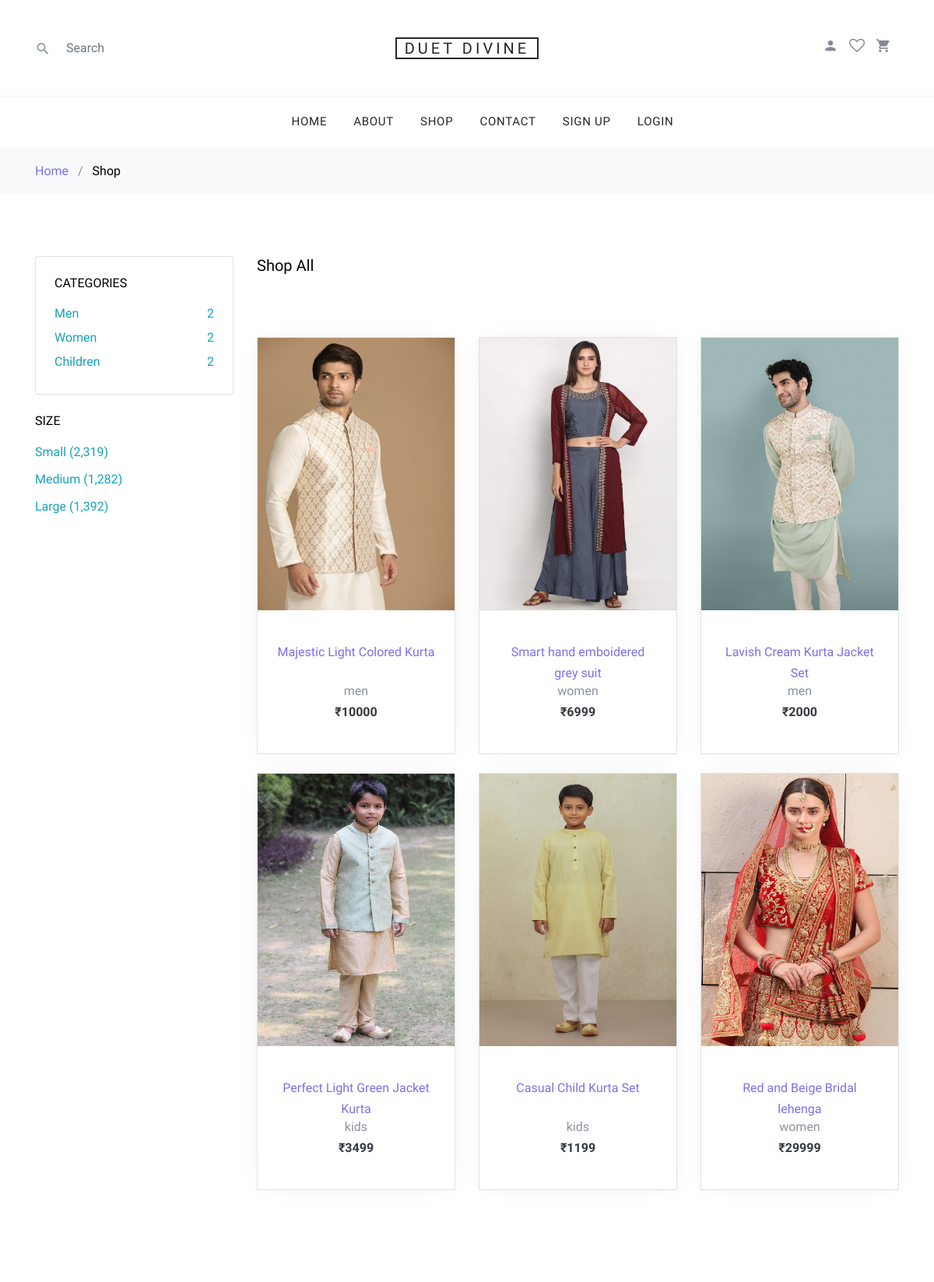
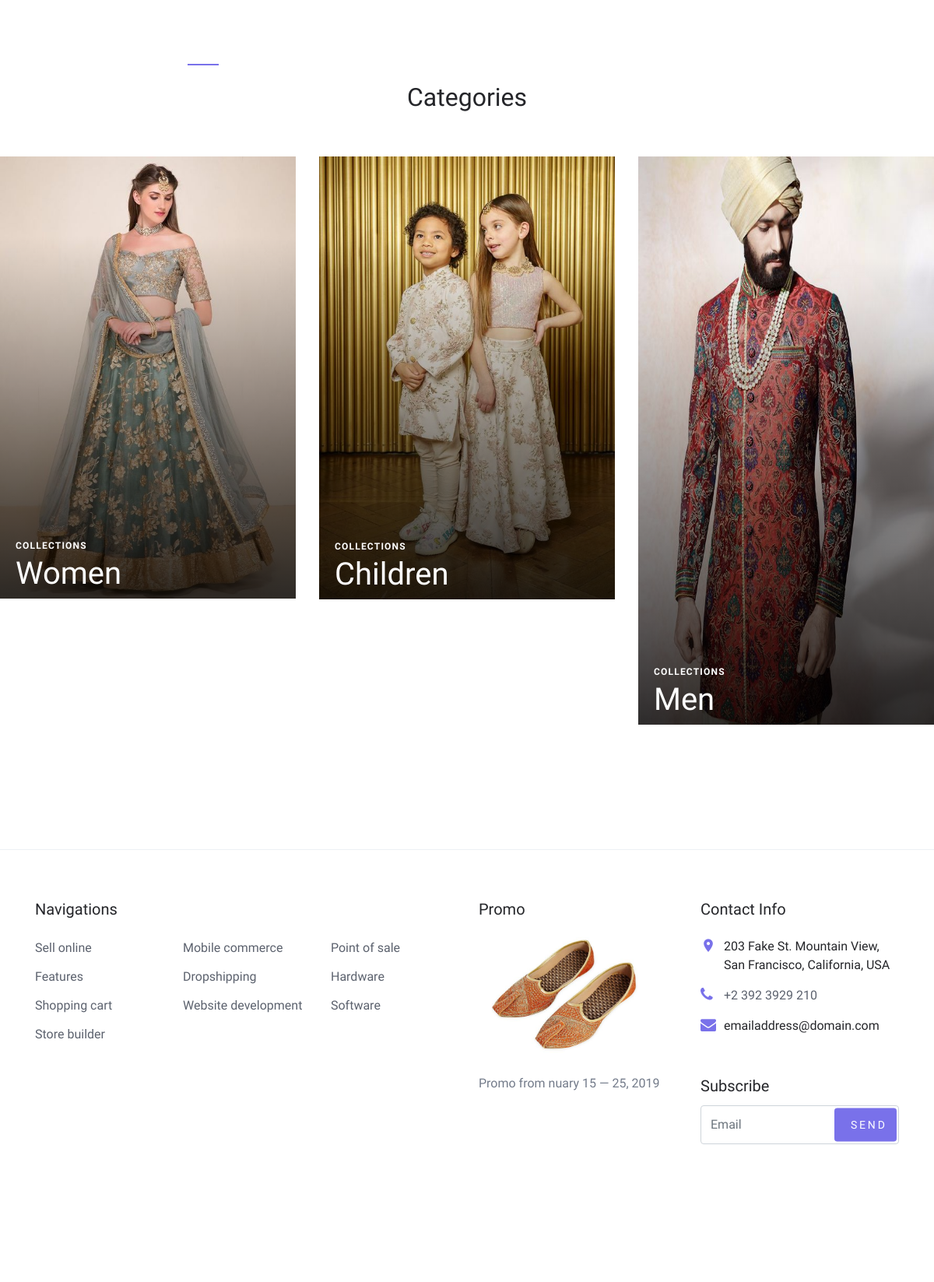
The app's page /shop/ with its own data (2 pictures, top to bottom).
### myapp/models.py (models this page shows, shortened)
class Product(models.Model):
    product_name=models.CharField(max_length=100,default=" ")
    CHOICE1=(
        ('men','men'),
        ('women','women'),
        ('kids','kids'),
    )
    CHOICE2=(
        ('s','s'),
        ('m','m'),
        ('l','l'),
    )
    CHOICE3=(
        ('red','red'),
        ('green','green'),
        ('blue','blue'),
        ('white','white'),
        ('black','black'),
        ('yellow','yellow'),
        ('pink','pink'),
    )
    product_seller=models.ForeignKey(User,on_delete=models.CASCADE)
    product_category=models.CharField(max_length=100,choices=CHOICE1)
    product_size=models.CharField(max_length=100,choices=CHOICE2)
    product_color=models.CharField(max_length=100,choices=CHOICE3)
    product_price=models.PositiveIntegerField()
    product_desc=models.TextField()
    product_image=models.ImageField(upload_to="product_image/")

### myapp/views.py (the view)
# urls.py: path('shop/',views.shop,name='shop'),
def shop(request):
    products=Product.objects.all()
    men=len(Product.objects.filter(product_category="men"))
    women=len(Product.objects.filter(product_category="women"))
    kids=len(Product.objects.filter(product_category="kids"))
    red=len(Product.objects.filter(product_color="red"))
    green=len(Product.objects.filter(product_color="green"))
    blue=len(Product.objects.filter(product_color="blue"))
    white=len(Product.objects.filter(product_color="white"))
    return render(request,'shop.html',{'products':products,'men':men,'women':women,'kids':kids,'red':red,'green':green,'blue':blue,'white':white})

### myapp/templates/shop.html (shortened to what this page needs)
{% extends 'header.html' %}
{% load static %}
{% block content %}
<!DOCTYPE html>
<html lang="en">
  <head>
    <link rel="stylesheet" href="{% static 'fonts/icomoon/style.css' %}">
    <link rel="stylesheet" href="{% static 'css/bootstrap.min.css' %}">
    <link rel="stylesheet" href="{% static 'css/magnific-popup.css' %}">
    <link rel="stylesheet" href="{% static 'css/jquery-ui.css' %}">
    <link rel="stylesheet" href="{% static 'css/owl.carousel.min.css' %}">
    <link rel="stylesheet" href="{% static 'css/owl.theme.default.min.css' %}">
    <link rel="stylesheet" href="{% static 'css/aos.css' %}">
    <link rel="stylesheet" href="{% static 'css/style.css' %}">
  </head>
  <body>
  <div class="site-wrap">
    <div class="bg-light py-3">
      <div class="container">
        <div class="row">
          <div class="col-md-12 mb-0"><a href="{% url 'index' %}">Home</a> <span class="mx-2 mb-0">/</span> <strong class="text-black">Shop</strong></div>
        </div>
      </div>
    </div>
    <div class="site-section">
      <div class="container">
        <div class="row mb-5">
          <div class="col-md-9 order-2">
            <div class="row">
              <div class="col-md-12 mb-5">
                <div class="float-md-left mb-4"><h2 class="text-black h5">Shop All</h2></div>
              </div>
            </div>
            <div class="row mb-5">
              {% for i in products %}
              <div class="col-sm-6 col-lg-4 mb-4" data-aos="fade-up">
                <div class="block-4 text-center border">
                  <figure class="block-4-image">
                    <a href="{% url 'product_detail' pk=i.pk %}"><img src="{{i.product_image.url}}" alt="Image placeholder" class="img-fluid" style="width:500px; height:350px;"></a>
                  </figure>
                  <div class="block-4-text p-4">
                    <div style="height: 50px;">
                    <a class="text-primary" href="{% url 'product_detail' pk=i.pk %}">{{i.product_name}}</a>
                  </div>
                    <p class="mb-0">{{i.product_category}}</p>
                    <p class="text-dark font-weight-bold">&#8377;{{i.product_price}}</p>
                  </div>
                </div>
              </div>
              {% endfor %}
            </div>
          </div>
          <div class="col-md-3 order-1 mb-5 mb-md-0">
            <div class="border p-4 rounded mb-4">
              <h3 class="mb-3 h6 text-uppercase text-black d-block">Categories</h3>
              <ul class="list-unstyled mb-0">
                <li class="mb-1"><a href="{% url 'category_men' %}" class="d-flex text-info"><span>Men</span> <span class="text-info ml-auto">{{men}}</span></a></li>
                <li class="mb-1"><a href="{% url 'category_women' %}" class="d-flex text-info"><span>Women</span> <span class="text-info ml-auto">{{women}}</span></a></li>
                <li class="mb-1"><a href="{% url 'category_kids' %}" class="d-flex text-info"><span>Children</span> <span class="text-info ml-auto">{{kids}}</span></a></li>
              </ul>
            </div>
              <div class="mb-4">
                <h3 class="mb-3 h6 text-uppercase text-black d-block">Size</h3>
                <label for="s_sm" class="d-flex">
                  <a href="#" class="d-flex color-item align-items-center text-info" >Small (2,319)</a>
                </label>
                <label for="s_md" class="d-flex">
                  <a href="#" class="d-flex color-item align-items-center text-info" >Medium (1,282)</a>
                </label>
                <label for="s_lg" class="d-flex">
                  <a href="#" class="d-flex color-item align-items-center text-info" >Large (1,392)</a>
                </label>
              </div>
            </div>
          </div>
        </div>
        <div class="row">
          <div class="col-md-12">
            <div class="site-section site-blocks-2">
                <div class="row justify-content-center text-center mb-5">
                  <div class="col-md-7 site-section-heading pt-4">
                    <h2>Categories</h2>
                  </div>
                </div>
                <div class="row">
                  <div class="col-sm-6 col-md-6 col-lg-4 mb-4 mb-lg-0" data-aos="fade" data-aos-delay="">
                    <a class="block-2-item" href="{% url 'category_women' %}">
                      <figure class="image">
                        <img src="{% static 'images/women1.jpg' %}" alt="" class="img-fluid">
                      </figure>
                      <div class="text">
                        <span class="text-uppercase">Collections</span>
                        <h3>Women</h3>
                      </div>
                    </a>
                  </div>
                  <div class="col-sm-6 col-md-6 col-lg-4 mb-5 mb-lg-0" data-aos="fade" data-aos-delay="100">
                    <a class="block-2-item" href="{% url 'category_kids' %}">
                      <figure class="image">
                        <img src="{% static 'images/children1.jpg' %}" alt="" class="img-fluid">
                      </figure>
                      <div class="text">
                        <span class="text-uppercase">Collections</span>
                        <h3>Children</h3>
                      </div>
                    </a>
                  </div>
                  <div class="col-sm-6 col-md-6 col-lg-4 mb-5 mb-lg-0" data-aos="fade" data-aos-delay="200">
                    <a class="block-2-item" href="{% url 'category_men' %}">
                      <figure class="image">
                        <img src="{% static 'images/men1.jpg' %}" alt="" class="img-fluid" style="width: 500px; height: 730px;">
                      </figure>
                      <div class="text">
                        <span class="text-uppercase">Collections</span>
                        <h3>Men</h3>
                      </div>
                    </a>
                  </div>
                </div>
            </div>
          </div>
        </div>
      </div>
    </div>
  </div>
  </body>
</html>
{% endblock %}

### myapp/templates/header.html (shortened to what this page needs)
{% load static %}
<!DOCTYPE html>
<html lang="en">
  <head>
    <link rel="stylesheet" href="{% static 'fonts/icomoon/style.css' %}">
    <link rel="stylesheet" href="{% static 'css/bootstrap.min.css' %}">
    <link rel="stylesheet" href="{% static 'css/magnific-popup.css' %}">
    <link rel="stylesheet" href="{% static 'css/jquery-ui.css' %}">
    <link rel="stylesheet" href="{% static 'css/owl.carousel.min.css' %}">
    <link rel="stylesheet" href="{% static 'css/owl.theme.default.min.css' %}">
    <link rel="stylesheet" href="{% static 'css/aos.css' %}">
    <link rel="stylesheet" href="{% static 'css/style.css' %}">
  </head>
  <body>
  <div class="site-wrap">
    <header class="site-navbar" role="banner">
      <div class="site-navbar-top">
        <div class="container">
          <div class="row align-items-center">
            <div class="col-6 col-md-4 order-2 order-md-1 site-search-icon text-left">
              <form action="{% url 'search' %}" class="site-block-top-search" method="post">
                <span class="icon icon-search2"></span>
                <input type="text" class="form-control border-0" name="search" placeholder="Search">
              </form>
            </div>
            <div class="col-12 mb-3 mb-md-0 col-md-4 order-1 order-md-2 text-center">
              <div class="site-logo">
                <a href="index.html" class="js-logo-clone">Duet Divine</a>
              </div>
            </div>
            <div class="col-6 col-md-4 order-3 order-md-3 text-right">
              <div class="site-top-icons">
                <ul>
                  <li><a href="{% url 'profile' %}"><span class="icon icon-person"></span></a></li>
                  <li>
                    {% if request.session.email %}
                    {% if request.session.wishlist_count != 0 %}
                      <a href="{% url 'wishlist' %}"class="site-cart" ><span class="icon icon-heart-o " ></span><span class="count" >{{request.session.wishlist_count}}</span></a>
                    {% else %}
                    <a href="{% url 'wishlist' %}"class="site-cart" ><span class="icon icon-heart-o " ></span></a>
                    {% endif %}
                    {% else %}
                      <a href="{% url 'wishlist' %}"class="site-cart" ><span class="icon icon-heart-o " ></span></a>
                    {% endif %}
                  </li>
                  <li>
                    {% if request.session.email %}
                    {% if request.session.cart_count != 0 %}
                    <a href="{% url 'cart' %}" class="site-cart">
                      <span class="icon icon-shopping_cart"></span>
                      <span class="count">{{request.session.cart_count}}</span>
                    </a>
                    {% else %}
                    <a href="{% url 'cart' %}" class="site-cart">
                      <span class="icon icon-shopping_cart"></span>
                    </a>
                    {% endif %}
                    {% else %}
                    <a href="{% url 'cart' %}" class="site-cart">
                      <span class="icon icon-shopping_cart"></span>
                    </a>
                    {% endif %}
                  </li>
                </ul>
              </div>
            </div>
          </div>
        </div>
      </div>
      <nav class="site-navigation text-right text-md-center" role="navigation">
        <div class="container">
          <ul class="site-menu js-clone-nav d-none d-md-block">
            <li><a href="/">Home</a></li>
            <li><a href="{% url 'about' %}">About</a> </li>
            <li><a href="{% url 'shop' %}">Shop</a></li>
            <li><a href="{% url 'contact' %}">Contact</a></li>
            {%if request.session.email %}
            <li><a href="{% url 'change_password' %}">Change Password</a></li>
            <li><a href="{% url 'my_orders' %}">My Orders</a></li>
              <li><a href="{% url 'logout' %}">Logout({{request.session.fname}})</a></li>
            {%else%}
              <li><a href="{% url 'signup' %}">Sign Up</a></li>
              <li><a href="{% url 'login' %}">Login</a></li>
            {% endif %}
          </ul>
        </div>
      </nav>
    </header>
    {% block content %}
    {% endblock %}
    <footer class="site-footer border-top">
      <div class="container">
        <div class="row">
          <div class="col-lg-6 mb-5 mb-lg-0">
            <div class="row">
              <div class="col-md-12">
                <h3 class="footer-heading mb-4">Navigations</h3>
              </div>
              <div class="col-md-6 col-lg-4">
                <ul class="list-unstyled">
                  <li><a href="#">Sell online</a></li>
                  <li><a href="#">Features</a></li>
                  <li><a href="#">Shopping cart</a></li>
                  <li><a href="#">Store builder</a></li>
                </ul>
              </div>
              <div class="col-md-6 col-lg-4">
                <ul class="list-unstyled">
                  <li><a href="#">Mobile commerce</a></li>
                  <li><a href="#">Dropshipping</a></li>
                  <li><a href="#">Website development</a></li>
                </ul>
              </div>
              <div class="col-md-6 col-lg-4">
                <ul class="list-unstyled">
                  <li><a href="#">Point of sale</a></li>
                  <li><a href="#">Hardware</a></li>
                  <li><a href="#">Software</a></li>
                </ul>
              </div>
            </div>
          </div>
          <div class="col-md-6 col-lg-3 mb-4 mb-lg-0">
            <h3 class="footer-heading mb-4">Promo</h3>
            <a href="#" class="block-6">
              <img src="{% static 'images/shoes.jpg' %}" alt="Image placeholder" class="img-fluid rounded mb-4" style="height: 150px;">
              <p>Promo from  nuary 15 &mdash; 25, 2019</p>
            </a>
          </div>
          <div class="col-md-6 col-lg-3">
            <div class="block-5 mb-5">
              <h3 class="footer-heading mb-4">Contact Info</h3>
              <ul class="list-unstyled">
                <li class="address">203 Fake St. Mountain View, San Francisco, California, USA</li>
                <li class="phone"><a href="tel://23923929210">+2 392 3929 210</a></li>
                <li class="email">emailaddress@domain.com</li>
              </ul>
            </div>
            <div class="block-7">
              <form action="#" method="post">
                <label for="email_subscribe" class="footer-heading">Subscribe</label>
                <div class="form-group">
                  <input type="text" class="form-control py-4" id="email_subscribe" placeholder="Email">
                  <input type="submit" class="btn btn-sm btn-primary" value="Send">
                </div>
              </form>
            </div>
          </div>
        </div>
        <div class="row pt-5 mt-5 text-center">
          <div class="col-md-12">
          </div>
        </div>
      </div>
    </footer>
  </body>
</html>

### records on screen
Product: product_image (picture), product_name "Majestic Light Colored Kurta", product_category "men", product_price "10000"
Product: product_image (picture), product_name "Smart hand emboidered grey suit", product_category "women", product_price "6999"
Product: product_image (picture), product_name "Lavish Cream Kurta Jacket Set", product_category "men", product_price "2000"
Product: product_image (picture), product_name "Perfect Light Green Jacket Kurta", product_category "kids", product_price "3499"
Product: product_image (picture), product_name "Casual Child Kurta Set", product_category "kids", product_price "1199"
Product: product_image (picture), product_name "Red and Beige Bridal lehenga", product_category "women", product_price "29999"

### other values on screen
{{ men }} "2"
{{ women }} "2"
{{ kids }} "2"
